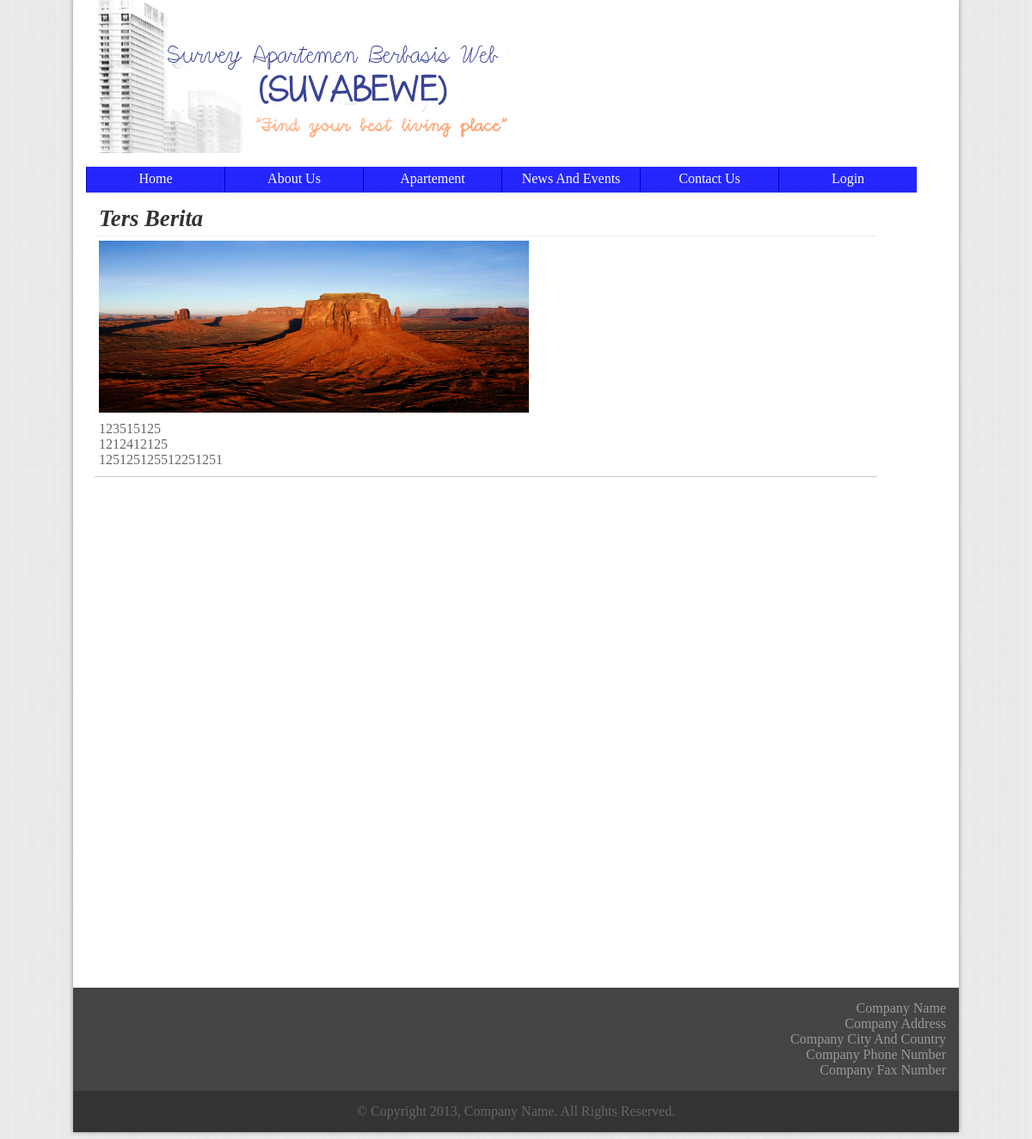
/file/newscontent.php?id=2, run on the app's committed database.
### tables this page shows
CREATE TABLE IF NOT EXISTS `berita` (
  `id` int(4) NOT NULL AUTO_INCREMENT,
  `gambar` text NOT NULL,
  `judul` varchar(100) NOT NULL,
  `isi` text NOT NULL,
  `tanggal` date NOT NULL,
  PRIMARY KEY (`id`)
);

### file/newscontent.php (the view, shortened to what this page needs)
<html>
	<head>
		<link rel="stylesheet" href="../css/templates.css" type="text/css" />
		<?php
			$pilihtabel = mysql_query("SELECT * FROM berita ORDER BY tanggal DESC");
			while ($row = mysql_fetch_array($pilihtabel))
			{
					if ($row['id'] == $_GET['id'])
					{
						$berita['id'] = $row['id'];
						$berita['gambar']= $row['gambar'];
						$berita['judul'] = $row['judul'];
						$berita['isi'] = $row['isi'];
						$berita['tanggal'] = $row['tanggal'];
					}
			}
		?>
	</head>
	<body>
		<div class="wrapper" id="wrapper">
			<?php include_once ('header.php');?>
			<div class="container" style="height:900px">
				<div class="section newspagecon">
					<div class="sectionheader bottomline">
						<b><?php echo $berita["judul"];?></b>
					</div>
					<?php
						if ($berita['gambar'] != "")
							echo "<img class='newsconimg' src='../img/" . $berita['gambar'] . "' >";
					?>
					<div class="sectioncontent">
						<?php echo str_replace("\n","<br>",$berita['isi']); ?>
					</div>
				</div>
			</div>
		</div>
	</body>
</html>
</html>

### css/templates.css (style rules this page uses)
body { background-image:url("../img/bg-body.png"); background-repeat:repeat; color:#333333; font-family:"Cambria"; font-size:16px; }
.wrapper { width:1000px; margin:-10px auto 0px auto; padding:0px 15px 0px 15px; background-color:#FFFFFF; box-shadow: 0px 0px 5px #888888; }
.footer { width:1020; margin:0px -15px 0px -15px; padding:5px; }
.subfooter1 { width:1000; margin-left:-5px; padding:15px; background-color:#444444; color:#999999; text-align:right; }
.subfooter2 { width:1000; margin:0px 0px -5px -5px; padding:15px; background-color:#333333; color:#666666; text-align:center; }
.container { width:980px; padding:10px; }
.section { border-bottom:solid thin #CCCCCC; float:left; padding:5px; }
.sectionheader { width:100%; padding:5px; height:30px; font-family:"Bodoni MT"; font-size:20pt; font-style:italic; margin-left:-5px; margin-top:-5px; }
.sectioncontent { width:100%; padding:5px; margin-left:-5px; color:#666666; }
.bottomline { border-bottom:solid thin #EEEEEE; }
.newspagecon { width:900px; }
.newsconimg { height:200px; width:500px; margin:5px 0px 5px 0px; }

### data on the page
berita: judul "Ters Berita", gambar (picture), isi "123515125 1212412125 125125125512251251"
